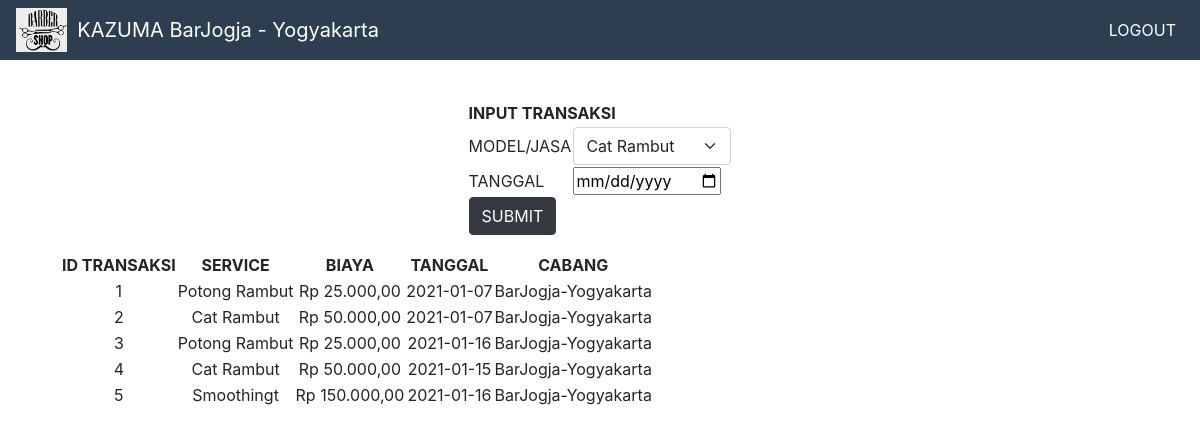
Page /transaksi.php (signed in) on the committed database.
### tables this page shows
CREATE TABLE `transaksi` (
  `id_transaksi` int(11) NOT NULL,
  `id_produk` varchar(10) NOT NULL,
  `tgl_transaksi` date NOT NULL,
  `id_cabang` int(11) NOT NULL
);

CREATE TABLE `produk` (
  `id_produk` varchar(10) NOT NULL,
  `nama_produk` varchar(60) NOT NULL,
  `harga` int(11) NOT NULL
);

### config.php (called while the page is built, shortened)
<?php
function rupiah($angka){
    $hasil_rupiah = "Rp " . number_format($angka,2,',','.');
    return $hasil_rupiah;
    }
?>

### transaksi.php (the view, shortened to what this page needs)
<?php
require_once("config.php");
$idcab=$_SESSION['id'];
$sql_transaksi="SELECT produk.nama_produk,produk.harga,transaksi.tgl_transaksi,transaksi.id_transaksi FROM transaksi JOIN produk ON produk.id_produk=transaksi.id_produk WHERE transaksi.id_cabang='$idcab'";
$query_transaksi=mysqli_query($koneksi,$sql_transaksi);
$hasil=[];
while($row=mysqli_fetch_assoc($query_transaksi)){
	$hasil[]=$row;
}
$sql_cproduk="SELECT * FROM produk";
$query_cproduk=mysqli_query($koneksi,$sql_cproduk);
$produk=[];
while($row=mysqli_fetch_assoc($query_cproduk)){
	$produk[]=$row;
}
?>
<!DOCTYPE html>
 <html>
   <head>
	<link href="https://cdn.jsdelivr.net/npm/bootstrap@5.0.0-beta1/dist/css/bootstrap.min.css" rel="stylesheet">
    <link rel="stylesheet" type="text/css" href="css/bootstrap.min.css">
   </head>
  <body id="page-top">
  <div class="container-fluid mt-5">
    <nav class="navbar navbar-expand-lg navbar-dark fixed-top" id="mainNav mb-3" style="background-color: #2c3e50;">
    <img src="img/logo.jpg" alt="" width="60" height="44" class="d-inline-block align-top">
  <a class="navbar-brand" style="margin-left: 10px;" href="#">KAZUMA <?=$_SESSION['nama_cabang']?> - <?=$_SESSION['alamat']?></a>
  <div class="collapse navbar-collapse" id="navbarSupportedContent">
    <ul class="navbar-nav navbar-nav-right ml-auto">
      <li class="nav-item active">
        <a class="nav-link" href="logout.php">LOGOUT</a>
      </li>
    </ul>
  </div>
    </nav>
</div>
 	<div class="container text-center " style="margin-top: 100px;">
    <div class="input mt-5 ">
    	<center>
    <form action="tambah.php" method="POST" class="w-50" >
    	<table>
    	<tr><th colspan="2">INPUT TRANSAKSI</th>
    	</tr>
    	 <tr><td>MODEL/JASA</td>
    	 <td>
				<select class="form-select" name="idp" aria-label="Default select example">
				<?php foreach($produk as $jasa):?>
				<option value="<?=$jasa['id_produk']?>"><?=$jasa['nama_produk']?></option>
				<?php endforeach;?>
		</select>
		 </td>
    	 </tr>
    	<tr>
    	<td>TANGGAL</td>
    	<td><input type="date" name="tgl"></td>
    	</tr>
    	<tr>
    		<td colspan="2">
    			<input type="submit" name="submit" value="SUBMIT" class="btn btn-dark">
    		</td>
    	</tr>
    	</table>
    </form>
    </center>
</div>
   <table class="table1 m-3">
    <tr>
		<th>ID TRANSAKSI</th>
    	<th>SERVICE</th>
    	<th>BIAYA</th>
    	<th>TANGGAL</th>
    	<th>CABANG</th>
    </tr>
	<?php
		foreach($hasil as $transaksi):
	?>
     <tr>
		<td><?=$transaksi['id_transaksi']?></td>
    	<td><?=$transaksi['nama_produk']?></td>
    	<td><?=rupiah($transaksi['harga']);?></td>
    	<td><?=$transaksi['tgl_transaksi']?></td>
		<td><?=$_SESSION['nama_cabang']?>-<?=$_SESSION['alamat']?></td>
	 </tr>
	 <?php endforeach;?>
    </table>
 </div>
 </body>
 </html>

### rows in the picture
transaksi: id_transaksi "1", id_produk.nama_produk "Potong Rambut", id_produk.harga "Rp 25.000,00", tgl_transaksi "2021-01-07"
transaksi: id_transaksi "2", id_produk.nama_produk "Cat Rambut", id_produk.harga "Rp 50.000,00", tgl_transaksi "2021-01-07"
transaksi: id_transaksi "3", id_produk.nama_produk "Potong Rambut", id_produk.harga "Rp 25.000,00", tgl_transaksi "2021-01-16"
transaksi: id_transaksi "4", id_produk.nama_produk "Cat Rambut", id_produk.harga "Rp 50.000,00", tgl_transaksi "2021-01-15"
transaksi: id_transaksi "5", id_produk.nama_produk "Smoothingt", id_produk.harga "Rp 150.000,00", tgl_transaksi "2021-01-16"

### other values in the picture
$_SESSION['nama_cabang'] "BarJogja"
$_SESSION['alamat'] "Yogyakarta"
form field idp "Cat Rambut"
